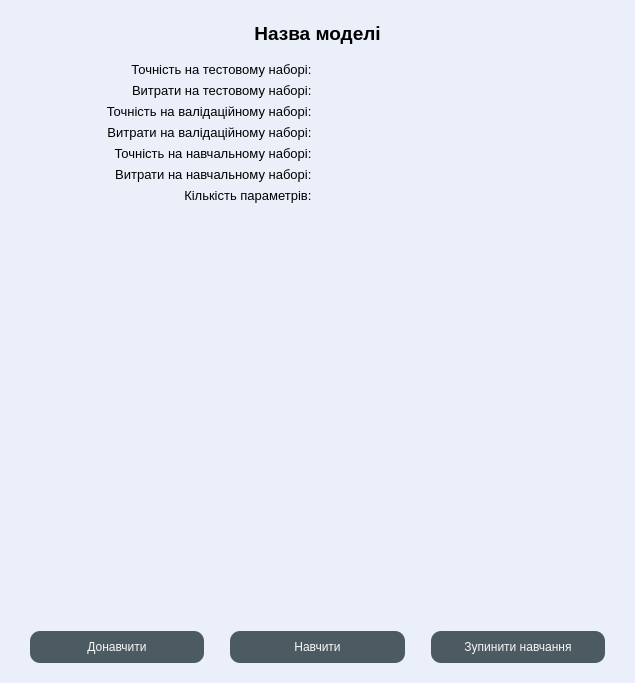
<?xml version="1.0" encoding="UTF-8"?>
<ui version="4.0">
 <class>mainWindow</class>
 <widget class="QMainWindow" name="mainWindow">
  <property name="geometry">
   <rect>
    <x>0</x>
    <y>0</y>
    <width>635</width>
    <height>683</height>
   </rect>
  </property>
  <property name="windowTitle">
   <string>MSDD | </string>
  </property>
  <property name="styleSheet">
   <string notr="true">background-color: #eaeffa;</string>
  </property>
  <widget class="QWidget" name="main">
   <layout class="QVBoxLayout" name="main_layout">
    <property name="leftMargin">
     <number>20</number>
    </property>
    <property name="topMargin">
     <number>20</number>
    </property>
    <property name="rightMargin">
     <number>20</number>
    </property>
    <property name="bottomMargin">
     <number>20</number>
    </property>
    <item>
     <widget class="QLabel" name="model_name_value">
      <property name="styleSheet">
       <string notr="true">QLabel {
	font-family: 'Consolas';
	font-size: 14pt;
	font-weight: bold;
	margin-bottom: 10px;
}</string>
      </property>
      <property name="text">
       <string>Назва моделі</string>
      </property>
      <property name="alignment">
       <set>Qt::AlignCenter</set>
      </property>
     </widget>
    </item>
    <item>
     <layout class="QGridLayout" name="statistic_layout">
      <item row="5" column="0">
       <widget class="QLabel" name="train_loss_label">
        <property name="styleSheet">
         <string notr="true">QLabel {
	font-family: 'Consolas';
	font-size: 10pt;
}</string>
        </property>
        <property name="text">
         <string>Витрати на навчальному наборі: </string>
        </property>
        <property name="alignment">
         <set>Qt::AlignRight|Qt::AlignTrailing|Qt::AlignVCenter</set>
        </property>
       </widget>
      </item>
      <item row="0" column="0">
       <widget class="QLabel" name="test_acc_label">
        <property name="styleSheet">
         <string notr="true">QLabel {
	font-family: 'Consolas';
	font-size: 10pt;
}</string>
        </property>
        <property name="text">
         <string>Точність на тестовому наборі: </string>
        </property>
        <property name="alignment">
         <set>Qt::AlignRight|Qt::AlignTrailing|Qt::AlignVCenter</set>
        </property>
       </widget>
      </item>
      <item row="2" column="0">
       <widget class="QLabel" name="val_acc_label">
        <property name="styleSheet">
         <string notr="true">QLabel {
	font-family: 'Consolas';
	font-size: 10pt;
}</string>
        </property>
        <property name="text">
         <string>Точність на валідаційному наборі: </string>
        </property>
        <property name="alignment">
         <set>Qt::AlignRight|Qt::AlignTrailing|Qt::AlignVCenter</set>
        </property>
       </widget>
      </item>
      <item row="3" column="0">
       <widget class="QLabel" name="val_loss_label">
        <property name="styleSheet">
         <string notr="true">QLabel {
	font-family: 'Consolas';
	font-size: 10pt;
}</string>
        </property>
        <property name="text">
         <string>Витрати на валідаційному наборі: </string>
        </property>
        <property name="alignment">
         <set>Qt::AlignRight|Qt::AlignTrailing|Qt::AlignVCenter</set>
        </property>
       </widget>
      </item>
      <item row="4" column="0">
       <widget class="QLabel" name="train_acc_label">
        <property name="styleSheet">
         <string notr="true">QLabel {
	font-family: 'Consolas';
	font-size: 10pt;
}</string>
        </property>
        <property name="text">
         <string>Точність на навчальному наборі: </string>
        </property>
        <property name="alignment">
         <set>Qt::AlignRight|Qt::AlignTrailing|Qt::AlignVCenter</set>
        </property>
       </widget>
      </item>
      <item row="1" column="0">
       <widget class="QLabel" name="test_loss__label">
        <property name="styleSheet">
         <string notr="true">QLabel {
	font-family: 'Consolas';
	font-size: 10pt;
}</string>
        </property>
        <property name="text">
         <string>Витрати на тестовому наборі: </string>
        </property>
        <property name="alignment">
         <set>Qt::AlignRight|Qt::AlignTrailing|Qt::AlignVCenter</set>
        </property>
       </widget>
      </item>
      <item row="6" column="0">
       <widget class="QLabel" name="params_label">
        <property name="styleSheet">
         <string notr="true">QLabel {
	font-family: 'Consolas';
	font-size: 10pt;
}</string>
        </property>
        <property name="text">
         <string>Кількість параметрів: </string>
        </property>
        <property name="alignment">
         <set>Qt::AlignRight|Qt::AlignTrailing|Qt::AlignVCenter</set>
        </property>
       </widget>
      </item>
      <item row="0" column="1">
       <widget class="QLabel" name="test_acc_value">
        <property name="styleSheet">
         <string notr="true">QLabel {
	font-family: 'Consolas';
	font-size: 10pt;
}</string>
        </property>
        <property name="text">
         <string/>
        </property>
       </widget>
      </item>
      <item row="1" column="1">
       <widget class="QLabel" name="test_loss_value">
        <property name="styleSheet">
         <string notr="true">QLabel {
	font-family: 'Consolas';
	font-size: 10pt;
}</string>
        </property>
        <property name="text">
         <string/>
        </property>
       </widget>
      </item>
      <item row="2" column="1">
       <widget class="QLabel" name="val_acc_value">
        <property name="styleSheet">
         <string notr="true">QLabel {
	font-family: 'Consolas';
	font-size: 10pt;
}</string>
        </property>
        <property name="text">
         <string/>
        </property>
       </widget>
      </item>
      <item row="3" column="1">
       <widget class="QLabel" name="val_loss_value">
        <property name="styleSheet">
         <string notr="true">QLabel {
	font-family: 'Consolas';
	font-size: 10pt;
}</string>
        </property>
        <property name="text">
         <string/>
        </property>
       </widget>
      </item>
      <item row="4" column="1">
       <widget class="QLabel" name="train_acc_value">
        <property name="styleSheet">
         <string notr="true">QLabel {
	font-family: 'Consolas';
	font-size: 10pt;
}</string>
        </property>
        <property name="text">
         <string/>
        </property>
       </widget>
      </item>
      <item row="5" column="1">
       <widget class="QLabel" name="train_loss_value">
        <property name="styleSheet">
         <string notr="true">QLabel {
	font-family: 'Consolas';
	font-size: 10pt;
}</string>
        </property>
        <property name="text">
         <string/>
        </property>
       </widget>
      </item>
      <item row="6" column="1">
       <widget class="QLabel" name="params_value">
        <property name="styleSheet">
         <string notr="true">QLabel {
	font-family: 'Consolas';
	font-size: 10pt;
}</string>
        </property>
        <property name="text">
         <string/>
        </property>
       </widget>
      </item>
     </layout>
    </item>
    <item>
     <widget class="MatplotlibWidget" name="matplotlib_accuracy_plot" native="true">
      <property name="minimumSize">
       <size>
        <width>0</width>
        <height>200</height>
       </size>
      </property>
      <property name="maximumSize">
       <size>
        <width>16777215</width>
        <height>200</height>
       </size>
      </property>
      <property name="styleSheet">
       <string notr="true">margin-top: 10px;
margin-bottom: 10px;</string>
      </property>
     </widget>
    </item>
    <item>
     <widget class="MatplotlibWidget" name="matplotlib_loss_plot" native="true">
      <property name="minimumSize">
       <size>
        <width>0</width>
        <height>200</height>
       </size>
      </property>
      <property name="maximumSize">
       <size>
        <width>16777215</width>
        <height>200</height>
       </size>
      </property>
      <property name="styleSheet">
       <string notr="true">margin-top: 10px;
margin-bottom: 10px;</string>
      </property>
     </widget>
    </item>
    <item>
     <layout class="QHBoxLayout" name="buttons_layout">
      <item>
       <widget class="QPushButton" name="train_b">
        <property name="styleSheet">
         <string notr="true">QPushButton {
	color: #f7f7f7;
    background-color: #4c5b61;
	border-radius: 10px;
	margin: 10px 10px 0px 10px;
	height: 32px;
	font: 10pt 'Consolas';
}

QPushButton:pressed {
	background-color: #393e46;
	font: bold;
}

QPushButton:hover:!pressed {
	background-color: #424b53;
}
</string>
        </property>
        <property name="text">
         <string>Донавчити</string>
        </property>
       </widget>
      </item>
      <item>
       <widget class="QPushButton" name="retrain_b">
        <property name="styleSheet">
         <string notr="true">QPushButton {
	color: #f7f7f7;
    background-color: #4c5b61;
	border-radius: 10px;
	margin: 10px 10px 0px 10px;
	height: 32px;
	font: 10pt 'Consolas';
}

QPushButton:pressed {
	background-color: #393e46;
	font: bold;
}

QPushButton:hover:!pressed {
	background-color: #424b53;
}
</string>
        </property>
        <property name="text">
         <string>Навчити</string>
        </property>
       </widget>
      </item>
      <item>
       <widget class="QPushButton" name="stop_b">
        <property name="styleSheet">
         <string notr="true">QPushButton {
	color: #f7f7f7;
    background-color: #4c5b61;
	border-radius: 10px;
	margin: 10px 10px 0px 10px;
	height: 32px;
	font: 10pt 'Consolas';
}

QPushButton:pressed {
	background-color: #393e46;
	font: bold;
}

QPushButton:hover:!pressed {
	background-color: #424b53;
}
</string>
        </property>
        <property name="text">
         <string>Зупинити навчання</string>
        </property>
       </widget>
      </item>
     </layout>
    </item>
   </layout>
  </widget>
 </widget>
 <customwidgets>
  <customwidget>
   <class>MatplotlibWidget</class>
   <extends>QWidget</extends>
   <header>UI.MatplotlibWidget</header>
   <container>1</container>
  </customwidget>
 </customwidgets>
 <resources/>
 <connections/>
</ui>
